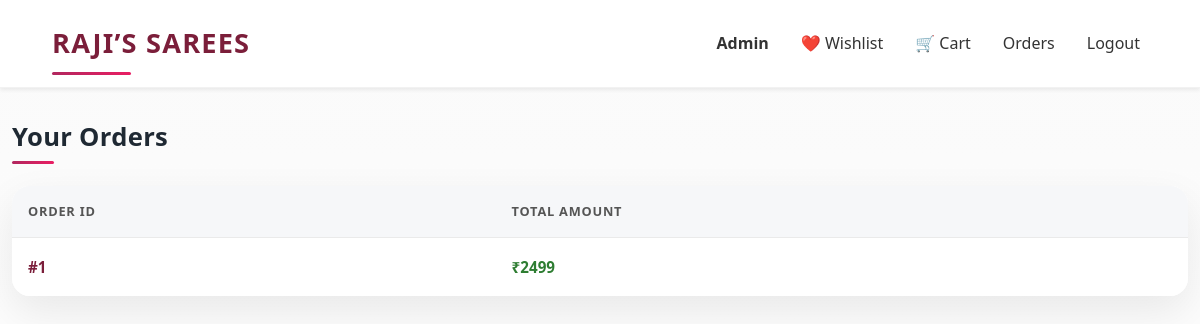
/orders (signed in), run on an earlier commit of the app's database.
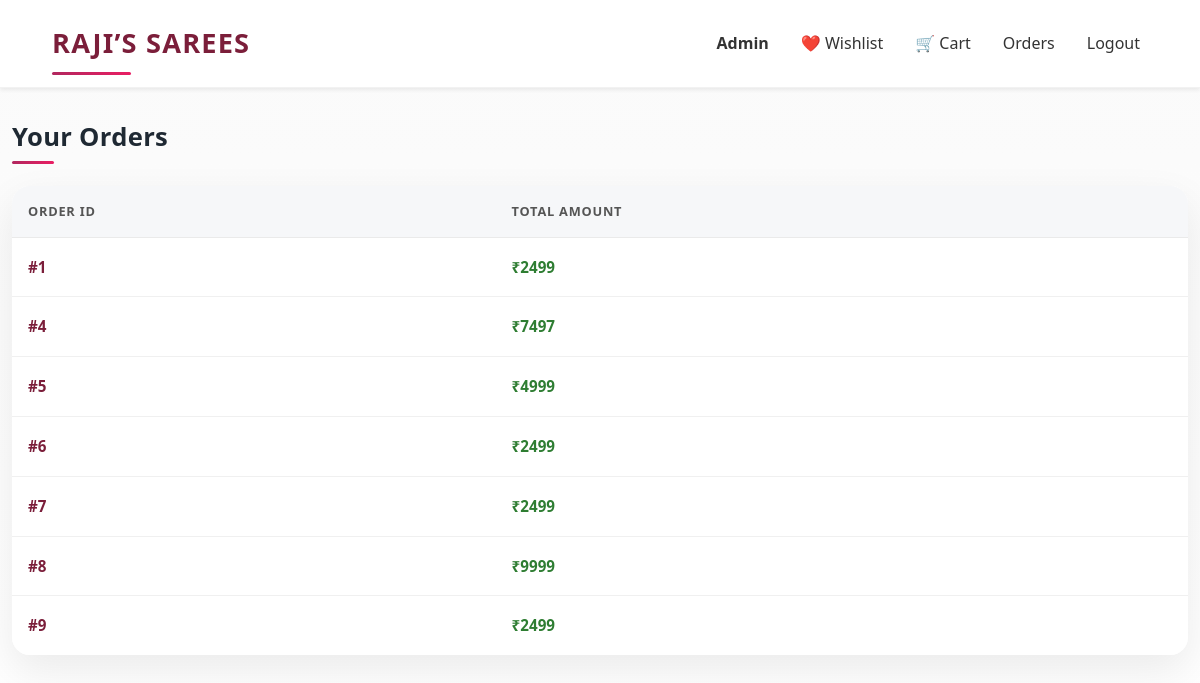
And on a later commit of the database.
### app.py (models this page shows)
class Order(db.Model):
    id = db.Column(db.Integer, primary_key=True)
    user_id = db.Column(db.Integer, nullable=False)
    total_amount = db.Column(db.Integer, nullable=False)

### app.py (the view)
@app.route("/orders")
@login_required
def orders():
    orders = Order.query.filter_by(user_id=current_user.id).all()
    return render_template("orders.html", orders=orders)

### app.py (called while the page is built)
@login_manager.user_loader
def load_user(user_id):
    return User.query.get(int(user_id))

@app.context_processor
def inject_cart_count():
    if current_user.is_authenticated:
        count = db.session.query(
            func.sum(CartItem.quantity)
        ).filter_by(user_id=current_user.id).scalar()
        return {"cart_count": count or 0}
    return {"cart_count": 0}

### templates/orders.html (shortened to what this page needs)
<!DOCTYPE html>
<html lang="en">
<head>
    <link href="https://cdn.jsdelivr.net/npm/bootstrap@5.3.3/dist/css/bootstrap.min.css" rel="stylesheet">
    <link rel="stylesheet" href="{{ url_for('static', filename='css/orders.css') }}">
</head>
<body>
<div class="toast-container position-fixed top-0 end-0 p-3">
</div>
<nav class="navbar navbar-expand-lg bg-white shadow-sm sticky-top">
  <div class="container">
    <a class="navbar-brand fw-bold brand-logo" href="/">RAJI’S SAREES</a>
    <div class="collapse navbar-collapse" id="mainNavbar">
      <ul class="navbar-nav ms-auto align-items-lg-center gap-lg-3">
        {% if current_user.is_authenticated %}
          {% if current_user.is_admin %}
            <li class="nav-item">
              <a href="/admin/dashboard" class="nav-link fw-bold text-danger">Admin</a>
            </li>
          {% endif %}
          <li class="nav-item">
            <a href="/wishlist" class="nav-link">❤️ Wishlist</a>
          </li>
          <li class="nav-item position-relative">
            <a href="/cart" class="nav-link">
              🛒 Cart
            </a>
          </li>
          <li class="nav-item">
            <a href="/orders" class="nav-link">Orders</a>
          </li>
          <li class="nav-item">
            <a href="/logout" class="nav-link">Logout</a>
          </li>
        {% endif %}
      </ul>
    </div>
  </div>
</nav>
<div class="container mt-4">
  {% block content %}
<h3>Your Orders</h3>
{% if orders %}
<table class="table">
  <tr>
    <th>Order ID</th>
    <th>Total Amount</th>
  </tr>
  {% for order in orders %}
  <tr>
    <td>#{{ order.id }}</td>
    <td>₹{{ order.total_amount }}</td>
  </tr>
  {% endfor %}
</table>
{% else %}
<p>No orders yet</p>
{% endif %}
{% endblock %}
</div>
</body>
</html>

What changed in the data, as far as the page shows it:
added Order: id "4", total_amount "7497"
added Order: id "5", total_amount "4999"
added Order: id "6", total_amount "2499"
added Order: id "7", total_amount "2499"
added Order: id "8", total_amount "9999"
added Order: id "9", total_amount "2499"
